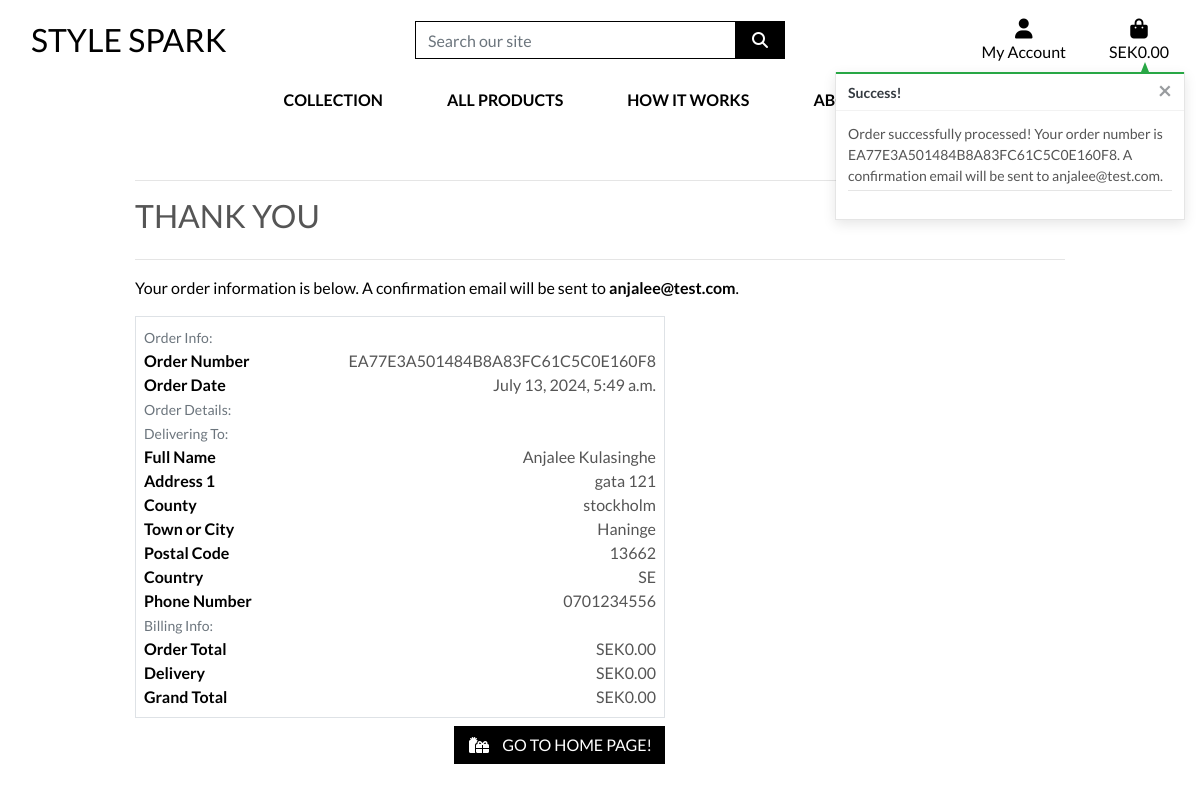
/checkout/checkout_success/EA77E3A501484B8A83FC61C5C0E160F8, run on the app's committed database.
### checkout/models.py (models this page shows, shortened)
class Order(models.Model):
    order_number = models.CharField(max_length=32, null=False, editable=False)
    user_profile = models.ForeignKey(UserProfile, on_delete=models.SET_NULL, null=True, blank=True, related_name='orders')
    full_name = models.CharField(max_length=50, null=False, blank=False)
    email = models.EmailField(max_length=254, null=False, blank=False)
    phone_number = models.CharField(max_length=20, null=False, blank=False)
    country = CountryField(blank_label='Country *', null=False, blank=False)
    postcode = models.CharField(max_length=20, null=True, blank=True)
    town_or_city = models.CharField(max_length=40, null=False, blank=False)
    street_address1 = models.CharField(max_length=80, null=False, blank=False)
    street_address2 = models.CharField(max_length=80, null=True, blank=True)
    county = models.CharField(max_length=80, null=True, blank=True)
    date = models.DateTimeField(auto_now_add=True)
    rental_start_date = models.DateField(null=False, blank=False)
    rental_end_date = models.DateField(null=False, blank=False)
    order_total = models.DecimalField(max_digits=10, decimal_places=2, null=False, default=0)
    delivery_cost = models.DecimalField(max_digits=6, decimal_places=2, default=0)
    grand_total = models.DecimalField(max_digits=10, decimal_places=2, null=False, default=0)
    original_cart = models.TextField(null=False, blank=False, default='')
    stripe_pid = models.CharField(max_length=254, null=False, blank=False, default='')

### checkout/views.py (the view, shortened to what this page needs)
# urls.py: path('checkout_success/<order_number>',
def checkout_success(request, order_number):
    save_info = request.session.get('save_info')
    order = get_object_or_404(Order, order_number=order_number)
    messages.success(request, f'Order successfully processed! \
        Your order number is {order_number}. A confirmation \
        email will be sent to {order.email}.')
    if 'cart' in request.session:
        del request.session['cart']
    template = 'checkout/checkout_success.html'
    context = {
        'order': order,
    }
    return render(request, template, context)

### cart/contexts.py (called while the page is built, shortened)
def cart_contents(request):
    cart_items = []
    total = Decimal(0)
    product_count = 0
    cart = request.session.get('cart', {})
    if not isinstance(cart, dict):
        cart = {}
    if not cart:
        delivery = Decimal(0)
    grand_total = total + delivery
    print(f"Total: {total}")
    print(f"Delivery: {delivery}")
    print(f"Grand Total: {grand_total}")
    context = {
        'cart_items': cart_items,
        'total': total,
        'product_count': product_count,
        'delivery': delivery,
        'grand_total': grand_total,
    }
    return context

### checkout/templates/checkout/checkout_success.html (shortened to what this page needs)
{% extends "base.html" %}
{% load static %}
{% block extra_css %}
    <link rel="stylesheet" href="{% static 'checkout/css/checkout.css' %}">
{% endblock %}
{% block page_header %}
    <div class="container header-container">
    </div>
{% endblock %}
{% block content %}
    <div class="overlay"></div>
    <div class="container">
        <div class="row">
            <div class="col">
                <hr>
                <h2 class="logo-font mb-4">Thank You</h2>
                <hr>
                <p class="text-black">Your order information is below. A confirmation email will be sent to <strong>{{ order.email }}</strong>.</p>
            </div>
        </div>
        <div class="row">
            <div class="col-12 col-lg-7">
                <div class="order-confirmation-wrapper p-2 border">
                    <div class="row">
                        <div class="col">
                            <small class="text-muted">Order Info:</small>
                        </div>
                    </div>
                    <div class="row">
                        <div class="col-12 col-md-4">
                            <p class="mb-0 text-black font-weight-bold">Order Number</p>
                        </div>
                        <div class="col-12 col-md-8 text-md-right">
                            <p class="mb-0">{{ order.order_number }}</p>
                        </div>
                    </div>
                    <div class="row">
                        <div class="col-12 col-md-4">
                            <p class="mb-0 text-black font-weight-bold">Order Date</p>
                        </div>
                        <div class="col-12 col-md-8 text-md-right">
                            <p class="mb-0">{{ order.date }}</p>
                        </div>
                    </div>
                    <div class="row">
                        <div class="col">
                            <small class="text-muted">Order Details:</small>
                        </div>
                    </div>
                    <div class="row">
                        <div class="col">
                            <small class="text-muted">Delivering To:</small>
                        </div>
                    </div>
                    <div class="row">
                        <div class="col-12 col-md-4">
                            <p class="mb-0 text-black font-weight-bold">Full Name</p>
                        </div>
                        <div class="col-12 col-md-8 text-md-right">
                            <p class="mb-0">{{ order.full_name }}</p>
                        </div>
                    </div>
                    <div class="row">
                        <div class="col-12 col-md-4">
                            <p class="mb-0 text-black font-weight-bold">Address 1</p>
                        </div>
                        <div class="col-12 col-md-8 text-md-right">
                            <p class="mb-0">{{ order.street_address1 }}</p>
                        </div>
                    </div>
                    {% if order.county %}
                    <div class="row">
                        <div class="col-12 col-md-4">
                            <p class="mb-0 text-black font-weight-bold">County</p>
                        </div>
                        <div class="col-12 col-md-8 text-md-right">
                            <p class="mb-0">{{ order.county }}</p>
                        </div>
                    </div>
                    {% endif %}
                    <div class="row">
                        <div class="col-12 col-md-4">
                            <p class="mb-0 text-black font-weight-bold">Town or City</p>
                        </div>
                        <div class="col-12 col-md-8 text-md-right">
                            <p class="mb-0">{{ order.town_or_city }}</p>
                        </div>
                    </div>
                    {% if order.postcode %}
                    <div class="row">
                        <div class="col-12 col-md-4">
                            <p class="mb-0 text-black font-weight-bold">Postal Code</p>
                        </div>
                        <div class="col-12 col-md-8 text-md-right">
                            <p class="mb-0">{{ order.postcode }}</p>
                        </div>
                    </div>
                    {% endif %}
                    <div class="row">
                        <div class="col-12 col-md-4">
                            <p class="mb-0 text-black font-weight-bold">Country</p>
                        </div>
                        <div class="col-12 col-md-8 text-md-right">
                            <p class="mb-0">{{ order.country }}</p>
                        </div>
                    </div>
                    <div class="row">
                        <div class="col-12 col-md-4">
                            <p class="mb-0 text-black font-weight-bold">Phone Number</p>
                        </div>
                        <div class="col-12 col-md-8 text-md-right">
                            <p class="mb-0">{{ order.phone_number }}</p>
                        </div>
                    </div>
                    <div class="row">
                        <div class="col">
                            <small class="text-muted">Billing Info:</small>
                        </div>
                    </div>
                    <div class="row">
                        <div class="col-12 col-md-4">
                            <p class="mb-0 text-black font-weight-bold">Order Total</p>
                        </div>
                        <div class="col-12 col-md-8 text-md-right">
                            <p class="mb-0">SEK{{ order.order_total }}</p>
                        </div>
                    </div>
                    <div class="row">
                        <div class="col-12 col-md-4">
                            <p class="mb-0 text-black font-weight-bold">Delivery</p>
                        </div>
                        <div class="col-12 col-md-8 text-md-right">
                            <p class="mb-0">SEK{{ order.delivery_cost|floatformat:2 }}</p>
                        </div>
                    </div>
                    <div class="row">
                        <div class="col-12 col-md-4">
                            <p class="mb-0 text-black font-weight-bold">Grand Total</p>
                        </div>
                        <div class="col-12 col-md-8 text-md-right">
                            <p class="mb-0">SEK{{ order.grand_total }}</p>
                        </div>
                    </div>
                </div>
            </div>
        </div>
        <div class="row">
			<div class="col-12 col-lg-7 text-right">
                {% if from_profile %}
                    <a href="{% url 'profile' %}" class="btn btn-black rounded-0 my-2">
                        <span class="icon mr-2">
                            <i class="fas fa-angle-left"></i>
                        </span>
                        <span class="text-uppercase">Back to Profile</span>
                    </a>
                {% else %}
                    <a href="{% url 'home' %}" class="btn btn-black rounded-0 my-2">
                        <span class="icon mr-2">
                            <i class="fas fa-gifts"></i>
                        </span>
                        <span class="text-uppercase">Go to home page!</span>
                    </a>
                {% endif %}
			</div>
		</div>
    </div>
{% endblock %}

### static/css/base.css (style rules this page uses)
html { height: 100%; }
body { background: url('/media/stockvault-glamour-model287254.jpg') no-repeat center center fixed; background-size: cover; height: calc(100vh - 164px); color: #555; font-family: 'Lato'; }
.icon { align-items: center; display: inline-flex; justify-content: center; height: 1.5rem; width: 1.5rem; }
.logo-font { text-transform: uppercase; }
.btn-black { background: black; color: white; }
.text-black { color: #000 !important; }
.overlay { height: 100%; width: 100%; top: 0; left: 0; position: fixed; background: white; z-index: -1; }
@media (min-width: 1200px) { .container { max-width: 80%; } }
@media (min-width: 992px) { .header-container { padding-top: 164px; } }

### data on the page
Order: email "anjalee@test.com", order_number "EA77E3A501484B8A83FC61C5C0E160F8", date "July 13, 2024, 5:49 a.m.", full_name "Anjalee Kulasinghe", street_address1 "gata 121", county "stockholm", town_or_city "Haninge", postcode "13662", country "SE", phone_number "0701234556", order_total "0.00", delivery_cost "0.00", grand_total "0.00"

### other printed values
{{ message }} "Order successfully processed! Your order number is EA77E3A501484B8A83FC61C5C0E160F8. A confirmation email will be sent to anjalee@test.com."
